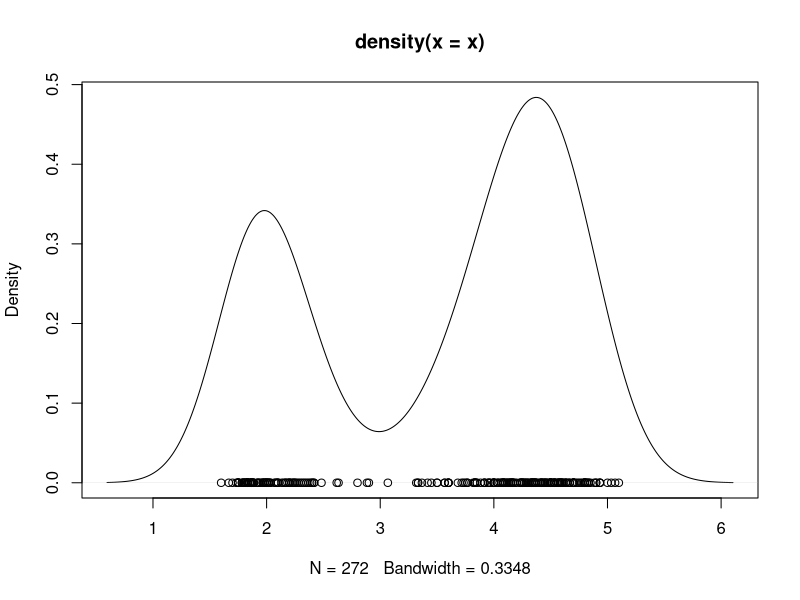

Reproduce this figure in R. (Note: a time limit stopped this script after it produced the figure.)
x = faithful$eruptions
n = length(x)
plot(density(x))
points(x,rep(0,n))

## Priors set up using an "empirical Bayes" approach
aa  = rep(1,2)  
eta = mean(x)    
tau = sqrt(var(x))
dd  = 2
qq  = var(x)/2

## Initialize the parameters
w     = 1/2
mu    = rnorm(2, mean(x), sd(x))
sigma = rep(sd(x)/2,2)
cc    = sample(1:2, n, replace=T, prob=c(1/2,1/2))

## Number of iterations of the sampler
rrr   = 12000
burn  = 2000

## Storing the samples
cc.out    = array(0, dim=c(rrr, n))
w.out     = rep(0, rrr)
mu.out    = array(0, dim=c(rrr, 2))
sigma.out = array(0, dim=c(rrr, 2))
logpost   = rep(0, rrr)

for(s in 1:rrr){
  # Sample the indicators
  for(i in 1:n){
    v    = rep(0,2)
    v[1] = log(w) + dnorm(x[i], mu[1], sigma[1], log=TRUE)  #Compute the log of the weights
    v[2] = log(1-w) + dnorm(x[i], mu[2], sigma[2], log=TRUE)  #Compute the log of the weights
    v    = exp(v - max(v))/sum(exp(v - max(v)))
    cc[i] = sample(1:2, 1, replace=TRUE, prob=v)
  }
  
  # Sample the weights
  w = rbeta(1, aa[1] + sum(cc==1), aa[2] + sum(cc==2))
  
  # Sample the parameters of the components
  for(k in 1:2){
    # Sample the means
    nk    = sum(cc==k)
    xsumk = sum(x[cc==k])
    tau2.hat = 1/(nk/sigma[k]^2 + 1/tau^2)
    mu.hat  = tau2.hat*(xsumk/sigma[k]^2 + eta/tau^2)
    mu[k]   = rnorm(1, mu.hat, sqrt(tau2.hat))
    # Sample the variances
    dd.star = dd + nk/2
    qq.star = qq + sum((x[cc==k] - mu[k])^2)/2
    sigma[k] = sqrt(1/rgamma(1, dd.star, qq.star))
  }
  
  # Store samples
  cc.out[s,]    = cc
  w.out[s]     = w
  mu.out[s,]    = mu
  sigma.out[s,] = sigma
  logpost[s] = 0
  for(i in 1:n){
    if(cc[i] == 1){
      logpost[s] = logpost[s] + log(w) + dnorm(x[i], mu[1], sigma[1], log=TRUE)
    }else{
      logpost[s] = logpost[s] + log(1-w) + dnorm(x[i], mu[2], sigma[2], log=TRUE)
    }
  }
  logpost[s] = logpost[s] + dbeta(w, aa[1], aa[2], log=TRUE)
  for(k in 1:2){
    logpost[s] = logpost[s] + dnorm(mu[k], eta, tau, log = T) + dgamma(1/sigma[k]^2, dd, qq)/sigma[k]^4
  }
  if(s/500==floor(s/500)){
    print(paste("s =",s))
  }
}

## Compute the samples of the density over a dense grid
xx  = seq(0,7,length=150)
density.mcmc = array(0, dim=c(rrr-burn,length(xx)))
for(s in 1:(rrr-burn)){
  density.mcmc[s,] = density.mcmc[s,] + w.out[s+burn]*dnorm(xx,mu.out[s+burn,1],sigma.out[s+burn,1]) + 
    (1-w.out[s+burn])*dnorm(xx,mu.out[s+burn,2],sigma.out[s+burn,2])
}
density.mcmc.m = apply(density.mcmc , 2, mean)

## Plot Bayesian estimate with pointwise credible bands
density.mcmc.lq = apply(density.mcmc, 2, quantile, 0.025)
density.mcmc.uq = apply(density.mcmc, 2, quantile, 0.975)
plot(xx, density.mcmc.m, type="n",ylim=c(0,max(density.mcmc.uq)),xlab="Eruptions", ylab="Density")
polygon(c(xx,rev(xx)), c(density.mcmc.lq, rev(density.mcmc.uq)), col="grey", border="grey")
lines(xx, density.mcmc.m, col="black", lwd=2)
points(x, rep(0,n))
